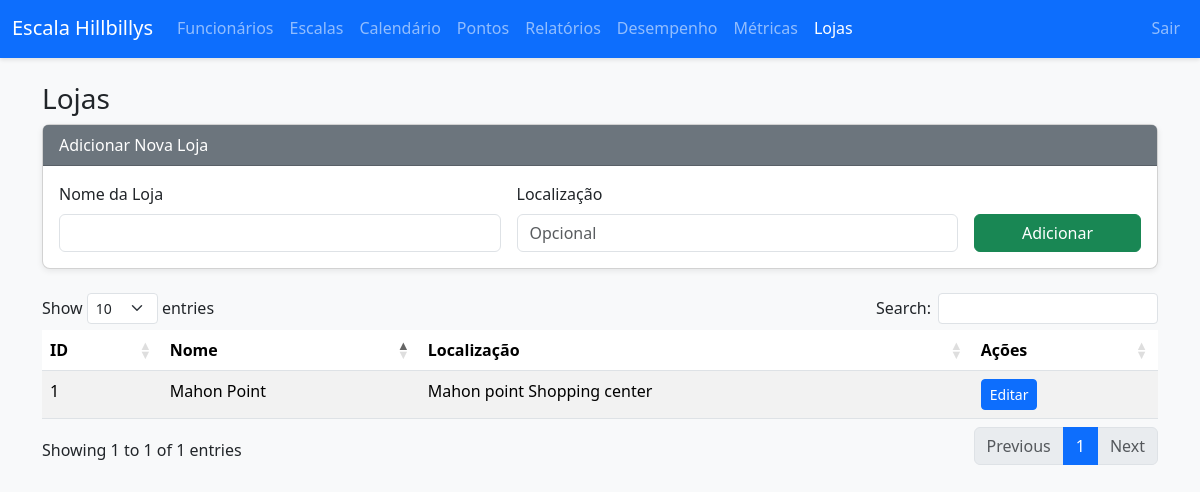
/lojas_listar.php (signed in), run on an earlier commit of the app's database.
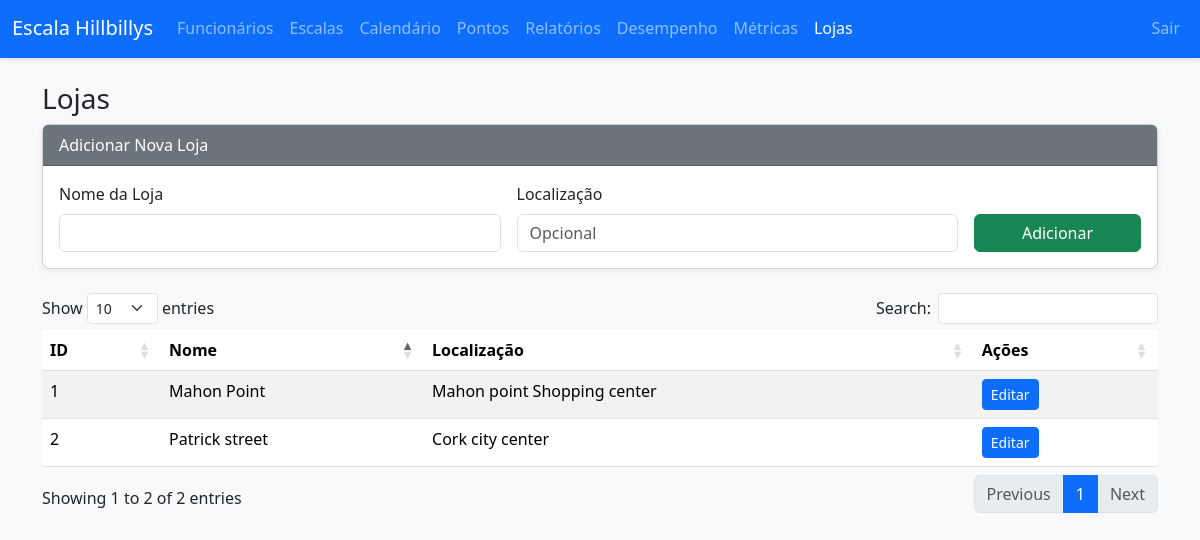
And on a later commit of the database.
### tables this page shows
CREATE TABLE stores (
        id INTEGER PRIMARY KEY AUTOINCREMENT,
        name TEXT NOT NULL UNIQUE,
        location TEXT,
        created_at DATETIME DEFAULT CURRENT_TIMESTAMP
    );

### lojas_listar.php (the view, shortened to what this page needs)
<?php
require_once 'config.php';
$pdo = $pdo ?? null;
$stmtStores = $pdo->query('SELECT id, name, location FROM stores ORDER BY name');
$stores = $stmtStores->fetchAll(PDO::FETCH_ASSOC);
?>
<!DOCTYPE html>
<html lang="pt-BR">
<head>
    <link rel="stylesheet" href="https://cdn.jsdelivr.net/npm/bootstrap@5.3.2/dist/css/bootstrap.min.css">
    <link rel="stylesheet" href="style.css">
    <link rel="stylesheet" href="https://cdn.datatables.net/1.13.6/css/dataTables.bootstrap5.min.css">
</head>
<body>
    <?php
        require_once __DIR__ . '/navbar.php';
    ?>
    <div class="container mt-4">
        <h3>Lojas</h3>
        <div class="card mb-4">
            <div class="card-header bg-secondary text-white">Adicionar Nova Loja</div>
            <div class="card-body">
                <form method="post" class="row g-3">
                    <div class="col-md-5">
                        <label for="storeName" class="form-label">Nome da Loja</label>
                        <input type="text" class="form-control" id="storeName" name="name" required>
                    </div>
                    <div class="col-md-5">
                        <label for="storeLocation" class="form-label">Localização</label>
                        <input type="text" class="form-control" id="storeLocation" name="location" placeholder="Opcional">
                    </div>
                    <div class="col-md-2 d-flex align-items-end">
                        <button type="submit" class="btn btn-success w-100">Adicionar</button>
                    </div>
                </form>
            </div>
        </div>
        <div class="table-responsive">
            <table id="storesTable" class="table table-striped">
                <thead>
                    <tr>
                        <th>ID</th>
                        <th>Nome</th>
                        <th>Localização</th>
                        <th>Ações</th>
                    </tr>
                </thead>
                <tbody>
                    <?php foreach ($stores as $st): ?>
                        <tr>
                            <td><?php echo htmlspecialchars($st['id']); ?></td>
                            <td><?php echo htmlspecialchars($st['name']); ?></td>
                            <td><?php echo htmlspecialchars($st['location']); ?></td>
                            <td>
                                <a href="loja_gerenciar.php?store_id=<?php echo urlencode($st['id']); ?>" class="btn btn-sm btn-primary">Editar</a>
                            </td>
                        </tr>
                    <?php endforeach; ?>
                </tbody>
            </table>
        </div>
    </div>
</body>
</html>

What changed in the data, as far as the page shows it:
added stores: id "2", name "Patrick street", location "Cork city center"
Also different on the page:
text written by a page script: "Show entries Search: Showing 1 to 1 of 1 entries Previous 1 Next" → "Show entries Search: Showing 1 to 2 of 2 entries Previous 1 Next"
